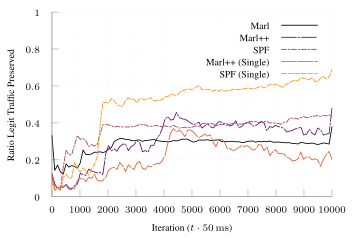

Reproduce this figure in gnuplot.
set terminal tikz standalone color size 9cm,6cm font '\scriptsize' preamble '\usepackage{microtype} \usepackage{times} \usepackage[T1]{fontenc} \usepackage{siunitx}\sisetup{detect-all}'
set output "tcp-16-single.tex"

load "inferno.pal"

set style line 102 lc rgb '#a0a0a0' lt 1 lw 1
set border ls 102
set colorbox border 102
set key textcolor rgb "black"
set tics textcolor rgb "black"
set label textcolor rgb "black"

set border 3
set grid x y
set xtics nomirror
set ytics nomirror

#set key autotitle columnhead
set datafile separator ","

set xlabel "Iteration ($t \\cdot{} \\SI{50}{\\milli\\second}$)"
set ylabel "Ratio Legit Traffic Preserved"

set yrange [0.0:1.0]
set key inside top right

plot '../results/online-16-avg-ng.csv' u 1:3 w lines smooth sbezier title "MARL" dt 1, \
     '../results/m-tcp-natural-16' u 1:3 w lines smooth sbezier title "MARL++" ls 3 dt (18,2,2,2), \
     '../results/spf-tcp-natural-16' u 1:3 w lines smooth sbezier title "SPF" ls 5 dt (6,2,2,2), \
     '../results/m-tcp-single-16' u 1:3 w lines smooth sbezier title "MARL++ (Single)" ls 6 dt (18,2), \
     '../results/spf-tcp-single-16' u 1:3 w lines smooth sbezier title "SPF (Single)" ls 7 dt (6,2), \
#     '../results/tcp-combo-channel-16-avg.csv' u 1:3 w lines smooth sbezier title "MARL++ (Pretrain)" ls 6 dt (18,2), \
#     '../results/tcp-combo-16-avg.csv' u 1:3 w lines smooth sbezier title "MARL++ (Weird Pretrain)" ls 7 dt (6,2), \
